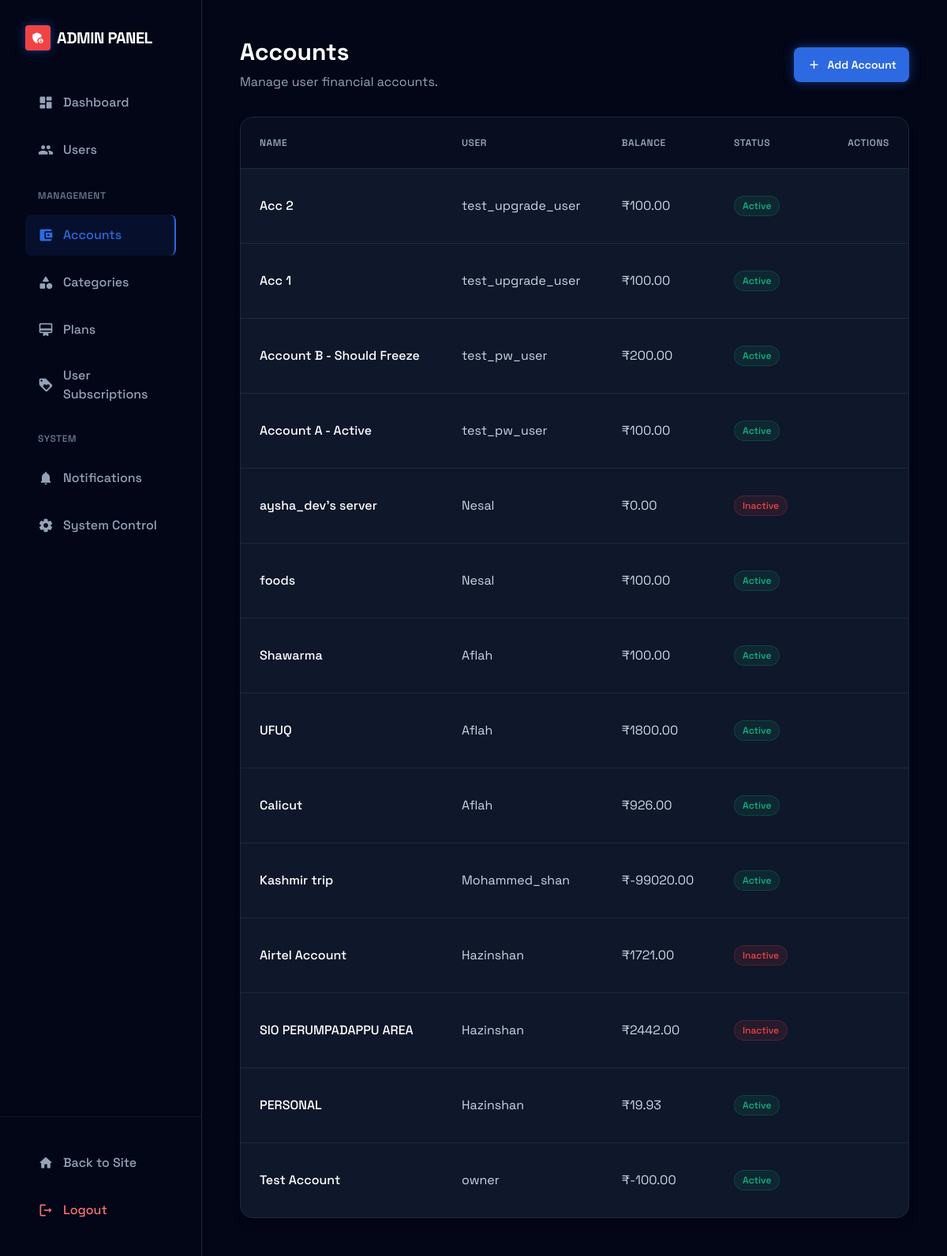
The app's page /custom-admin/accounts/ (signed in) with its own data.
### apps/accounts/models.py (models this page shows, shortened)
class Account(models.Model):
    user = models.ForeignKey(settings.AUTH_USER_MODEL, on_delete=models.CASCADE, related_name='accounts')
    name = models.CharField(max_length=100)
    balance = models.DecimalField(max_digits=12, decimal_places=2, default=0.00)
    monthly_budget = models.DecimalField(max_digits=12, decimal_places=2, default=0.00, help_text="Monthly budget limit")
    account_number = models.CharField(max_length=30, blank=True, null=True)
    is_active = models.BooleanField(default=True)
    created_at = models.DateTimeField(auto_now_add=True)
    updated_at = models.DateTimeField(auto_now=True)

### apps/users/models.py (models this page shows, shortened)
class CustomUser(AbstractUser):
    email = models.EmailField(unique=True)
    phone = models.CharField(max_length=20, blank=True, null=True)
    is_frozen = models.BooleanField(default=False, help_text="Designates whether this user has been frozen.")
    force_logout_time = models.DateTimeField(null=True, blank=True, help_text="If set, user will be forced to logout if their session started before this time.")

### apps/custom_admin/views.py (the view)
# urls.py: path('accounts/', AccountListView.as_view(), name='account_list'),
class AccountListView(LoginRequiredMixin, AdminRequiredMixin, ListView):
    model = Account
    template_name = 'custom_admin/account_list.html'
    context_object_name = 'accounts'
    paginate_by = 20
    ordering = ['-created_at']

### apps/core/context_processors.py (called while the page is built, shortened)
def active_account_processor(request):
    if not request.user.is_authenticated:
        return {}
    active_account = None
    account_id = request.GET.get('account')
    return {'active_account': active_account}

### apps/core/models.py (called while the page is built)
    @classmethod
    def is_active(cls):
        is_maintenance = cache.get('maintenance_mode')
        if is_maintenance is None:
            obj, created = cls.objects.get_or_create(pk=1)
            is_maintenance = obj.is_maintenance
            cache.set('maintenance_mode', is_maintenance, timeout=None)
        return is_maintenance

### apps/custom_admin/views.py (called while the page is built)
    def test_func(self):
        return self.request.user.is_superuser or self.request.user.is_staff

### apps/notifications/context_processors.py (called while the page is built)
def notifications_processor(request):
    if request.user.is_authenticated:
        unread_count = Notification.objects.filter(recipient=request.user, is_read=False).count()
        return {
            'notification_count': unread_count,
            'Notification_count': unread_count
        }
    return {}

### templates/custom_admin/account_list.html (shortened to what this page needs)
{% extends 'custom_admin/base.html' %}
{% block content %}
<div class="max-w-7xl mx-auto">
    <div class="flex items-center justify-between mb-8">
        <div>
            <h1 class="text-3xl font-bold text-white mb-2">Accounts</h1>
            <p class="text-slate-400">Manage user financial accounts.</p>
        </div>
        <a href="{% url 'custom_admin:account_create' %}" class="bg-primary hover:bg-blue-600 text-white px-4 py-2 rounded-lg text-sm font-semibold transition-all shadow-neon hover:shadow-neon-bright flex items-center gap-2">
            <span class="material-icons-round text-lg">add</span>
            Add Account
        </a>
    </div>
    <div class="bg-slate-900 border border-slate-800 rounded-2xl overflow-hidden shadow-lg">
        <div class="overflow-x-auto">
            <table class="w-full text-left border-collapse">
                <thead>
                    <tr class="bg-slate-950/50 border-b border-slate-800 text-slate-400 text-xs uppercase tracking-wider">
                        <th class="p-6 font-semibold">Name</th>
                        <th class="p-6 font-semibold">User</th>
                        <th class="p-6 font-semibold">Balance</th>
                        <th class="p-6 font-semibold">Status</th>
                        <th class="p-6 font-semibold text-right">Actions</th>
                    </tr>
                </thead>
                <tbody class="divide-y divide-slate-800">
                    {% for account in accounts %}
                    <tr class="hover:bg-slate-800/30 transition-colors group animate-fade-in" style="animation-delay: {{ forloop.counter }}00ms">
                        <td class="p-6 font-medium text-white">{{ account.name }}</td>
                        <td class="p-6 text-slate-300">{{ account.user.username }}</td>
                        <td class="p-6 text-slate-300">₹{{ account.balance }}</td>
                        <td class="p-6">
                            {% if account.is_active %}
                                <span class="inline-flex items-center gap-1.5 px-2.5 py-1 rounded-full text-xs font-medium bg-emerald-500/10 text-emerald-500 border border-emerald-500/20">Active</span>
                            {% else %}
                                <span class="inline-flex items-center gap-1.5 px-2.5 py-1 rounded-full text-xs font-medium bg-red-500/10 text-red-500 border border-red-500/20">Inactive</span>
                            {% endif %}
                        </td>
                        <td class="p-6 text-right">
                        </td>
                    </tr>
                    {% empty %}
                    <tr><td colspan="5" class="p-12 text-center text-slate-500">No accounts found.</td></tr>
                    {% endfor %}
                </tbody>
            </table>
        </div>
    </div>
</div>
{% endblock %}

### static/css/style.css (style rules this page uses)
body { font-family: 'Space Grotesk', sans-serif; background-color: #020617; }

### templates/custom_admin/base.html (style rules this page uses)
.animate-fade-in { animation: fadeIn 0.4s ease-out forwards; }

### records on screen
Account: name "Acc 2", user.username "test_upgrade_user", balance "100.00", is_active "Active"
Account: name "Acc 1", user.username "test_upgrade_user", balance "100.00", is_active "Active"
Account: name "Account B - Should Freeze", user.username "test_pw_user", balance "200.00", is_active "Active"
Account: name "Account A - Active", user.username "test_pw_user", balance "100.00", is_active "Active"
Account: name "aysha_dev's server", user.username "Nesal", balance "0.00", is_active "Inactive"
Account: name "foods", user.username "Nesal", balance "100.00", is_active "Active"
Account: name "Shawarma", user.username "Aflah", balance "100.00", is_active "Active"
Account: name "UFUQ", user.username "Aflah", balance "1800.00", is_active "Active"
Account: name "Calicut", user.username "Aflah", balance "926.00", is_active "Active"
Account: name "Kashmir trip", user.username "Mohammed_shan", balance "-99020.00", is_active "Active"
Account: name "Airtel Account", user.username "Hazinshan", balance "1721.00", is_active "Inactive"
Account: name "SIO PERUMPADAPPU AREA", user.username "Hazinshan", balance "2442.00", is_active "Inactive"
Account: name "PERSONAL", user.username "Hazinshan", balance "19.93", is_active "Active"
Account: name "Test Account", user.username "owner", balance "-100.00", is_active "Active"
